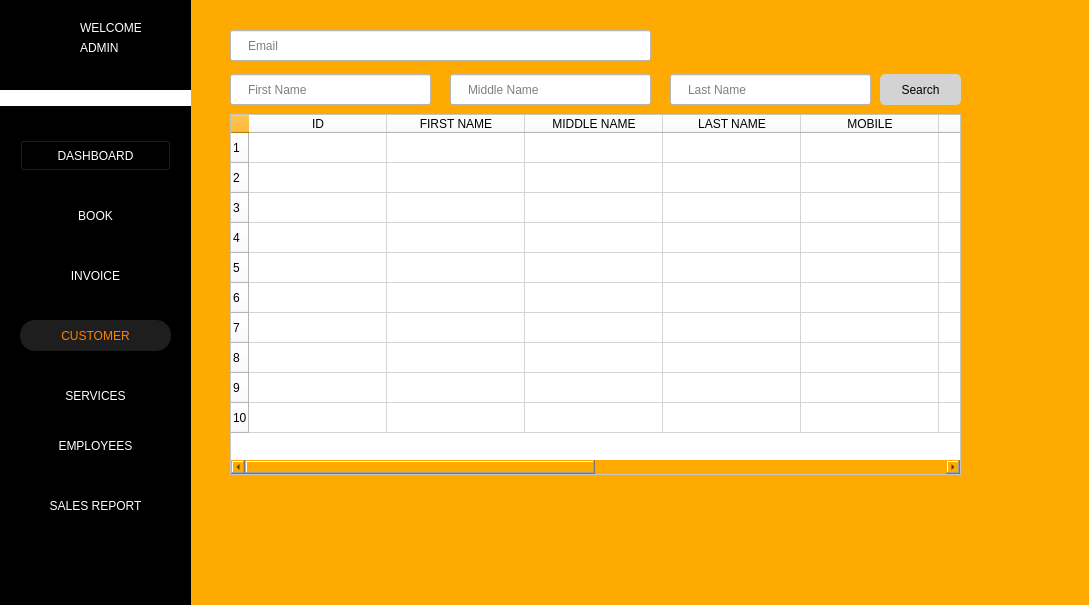
<?xml version="1.0" encoding="UTF-8"?>
<ui version="4.0">
 <class>CustomerWindow</class>
 <widget class="QWidget" name="CustomerWindow">
  <property name="geometry">
   <rect>
    <x>0</x>
    <y>0</y>
    <width>1089</width>
    <height>605</height>
   </rect>
  </property>
  <property name="windowTitle">
   <string>Form</string>
  </property>
  <property name="styleSheet">
   <string notr="true">background-color: rgb(255, 170, 0);</string>
  </property>
  <widget class="QPushButton" name="btn_dashboard">
   <property name="geometry">
    <rect>
     <x>20</x>
     <y>140</y>
     <width>151</width>
     <height>31</height>
    </rect>
   </property>
   <property name="styleSheet">
    <string notr="true">color: rgb(255, 255, 255);
background-color: rgb(0, 0, 0);
</string>
   </property>
   <property name="text">
    <string>DASHBOARD</string>
   </property>
  </widget>
  <widget class="QLabel" name="label_2">
   <property name="geometry">
    <rect>
     <x>0</x>
     <y>90</y>
     <width>191</width>
     <height>16</height>
    </rect>
   </property>
   <property name="styleSheet">
    <string notr="true">background-color: rgb(255, 255, 255);</string>
   </property>
   <property name="text">
    <string/>
   </property>
  </widget>
  <widget class="QLabel" name="txt_admin_name">
   <property name="geometry">
    <rect>
     <x>80</x>
     <y>40</y>
     <width>91</width>
     <height>16</height>
    </rect>
   </property>
   <property name="styleSheet">
    <string notr="true">color: rgb(255, 255, 255);
background-color: rgb(0, 0, 0);
</string>
   </property>
   <property name="text">
    <string>ADMIN</string>
   </property>
  </widget>
  <widget class="QLabel" name="label_33">
   <property name="geometry">
    <rect>
     <x>20</x>
     <y>20</y>
     <width>41</width>
     <height>41</height>
    </rect>
   </property>
   <property name="styleSheet">
    <string notr="true">border-style: none;
background-color: black;
</string>
   </property>
   <property name="text">
    <string/>
   </property>
   <property name="pixmap">
    <pixmap>../img/ARMS_LGO(1).png</pixmap>
   </property>
   <property name="scaledContents">
    <bool>true</bool>
   </property>
  </widget>
  <widget class="QPushButton" name="btn_services">
   <property name="geometry">
    <rect>
     <x>10</x>
     <y>380</y>
     <width>171</width>
     <height>31</height>
    </rect>
   </property>
   <property name="styleSheet">
    <string notr="true">border-style: none;
color: #fff;
color: rgb(255, 255, 255);
background-color: rgb(0, 0, 0);
</string>
   </property>
   <property name="text">
    <string>SERVICES</string>
   </property>
  </widget>
  <widget class="QPushButton" name="btn_customer">
   <property name="geometry">
    <rect>
     <x>20</x>
     <y>320</y>
     <width>151</width>
     <height>31</height>
    </rect>
   </property>
   <property name="styleSheet">
    <string notr="true">border-style: none;
color: #FC8100;
border-radius: 15px;
background-color: #1E1E1E;
</string>
   </property>
   <property name="text">
    <string>CUSTOMER</string>
   </property>
  </widget>
  <widget class="QLabel" name="label">
   <property name="geometry">
    <rect>
     <x>0</x>
     <y>0</y>
     <width>191</width>
     <height>621</height>
    </rect>
   </property>
   <property name="styleSheet">
    <string notr="true">background-color: rgb(0, 0, 0);</string>
   </property>
   <property name="text">
    <string/>
   </property>
  </widget>
  <widget class="QPushButton" name="btn_books">
   <property name="geometry">
    <rect>
     <x>20</x>
     <y>200</y>
     <width>151</width>
     <height>31</height>
    </rect>
   </property>
   <property name="styleSheet">
    <string notr="true">border-style: none;
color: #fff;
color: rgb(255, 255, 255);
background-color: rgb(0, 0, 0);
</string>
   </property>
   <property name="text">
    <string>BOOK</string>
   </property>
  </widget>
  <widget class="QPushButton" name="btn_settings">
   <property name="geometry">
    <rect>
     <x>10</x>
     <y>530</y>
     <width>31</width>
     <height>24</height>
    </rect>
   </property>
   <property name="styleSheet">
    <string notr="true">border-style: none;
background-color: rgb(0, 0, 0);</string>
   </property>
   <property name="text">
    <string/>
   </property>
   <property name="icon">
    <iconset>
     <normaloff>../img/settingsIM.png</normaloff>../img/settingsIM.png</iconset>
   </property>
   <property name="iconSize">
    <size>
     <width>20</width>
     <height>20</height>
    </size>
   </property>
  </widget>
  <widget class="QPushButton" name="btn_salesrep">
   <property name="geometry">
    <rect>
     <x>10</x>
     <y>490</y>
     <width>171</width>
     <height>31</height>
    </rect>
   </property>
   <property name="styleSheet">
    <string notr="true">border-style: none;
color: #fff;

color: rgb(255, 255, 255);
background-color: rgb(0, 0, 0);</string>
   </property>
   <property name="text">
    <string>SALES REPORT</string>
   </property>
  </widget>
  <widget class="QPushButton" name="btn_invoice">
   <property name="geometry">
    <rect>
     <x>20</x>
     <y>260</y>
     <width>151</width>
     <height>31</height>
    </rect>
   </property>
   <property name="styleSheet">
    <string notr="true">border-style: none;
color: #fff;
color: rgb(255, 255, 255);
background-color: rgb(0, 0, 0);
</string>
   </property>
   <property name="text">
    <string>INVOICE</string>
   </property>
  </widget>
  <widget class="QPushButton" name="btn_employees">
   <property name="geometry">
    <rect>
     <x>10</x>
     <y>430</y>
     <width>171</width>
     <height>31</height>
    </rect>
   </property>
   <property name="styleSheet">
    <string notr="true">border-style: none;
color: #fff;

color: rgb(255, 255, 255);
background-color: rgb(0, 0, 0);</string>
   </property>
   <property name="text">
    <string>EMPLOYEES</string>
   </property>
  </widget>
  <widget class="QLabel" name="label_13">
   <property name="geometry">
    <rect>
     <x>80</x>
     <y>20</y>
     <width>61</width>
     <height>16</height>
    </rect>
   </property>
   <property name="styleSheet">
    <string notr="true">color: rgb(255, 255, 255);
background-color: rgb(0, 0, 0);</string>
   </property>
   <property name="text">
    <string>WELCOME</string>
   </property>
  </widget>
  <widget class="QLineEdit" name="txt_customerlname">
   <property name="geometry">
    <rect>
     <x>670</x>
     <y>74</y>
     <width>201</width>
     <height>31</height>
    </rect>
   </property>
   <property name="styleSheet">
    <string notr="true">background-color: rgb(255, 255, 255);
padding-left: 15px;</string>
   </property>
   <property name="placeholderText">
    <string>Last Name</string>
   </property>
   <property name="clearButtonEnabled">
    <bool>false</bool>
   </property>
  </widget>
  <widget class="QLineEdit" name="txt_customerfname">
   <property name="geometry">
    <rect>
     <x>230</x>
     <y>74</y>
     <width>201</width>
     <height>31</height>
    </rect>
   </property>
   <property name="styleSheet">
    <string notr="true">background-color: rgb(255, 255, 255);
padding-left: 15px;</string>
   </property>
   <property name="placeholderText">
    <string>First Name</string>
   </property>
   <property name="clearButtonEnabled">
    <bool>false</bool>
   </property>
  </widget>
  <widget class="QLineEdit" name="txt_customermname">
   <property name="geometry">
    <rect>
     <x>450</x>
     <y>74</y>
     <width>201</width>
     <height>31</height>
    </rect>
   </property>
   <property name="styleSheet">
    <string notr="true">background-color: rgb(255, 255, 255);
padding-left: 15px;</string>
   </property>
   <property name="placeholderText">
    <string>Middle Name</string>
   </property>
   <property name="clearButtonEnabled">
    <bool>false</bool>
   </property>
  </widget>
  <widget class="QTableWidget" name="tbl_customer">
   <property name="geometry">
    <rect>
     <x>230</x>
     <y>114</y>
     <width>731</width>
     <height>361</height>
    </rect>
   </property>
   <property name="autoFillBackground">
    <bool>false</bool>
   </property>
   <property name="styleSheet">
    <string notr="true">background-color: white</string>
   </property>
   <property name="editTriggers">
    <set>QAbstractItemView::NoEditTriggers</set>
   </property>
   <property name="rowCount">
    <number>10</number>
   </property>
   <attribute name="horizontalHeaderDefaultSectionSize">
    <number>138</number>
   </attribute>
   <row/>
   <row/>
   <row/>
   <row/>
   <row/>
   <row/>
   <row/>
   <row/>
   <row/>
   <row/>
   <column>
    <property name="text">
     <string>ID</string>
    </property>
   </column>
   <column>
    <property name="text">
     <string>FIRST NAME</string>
    </property>
   </column>
   <column>
    <property name="text">
     <string>MIDDLE NAME</string>
    </property>
   </column>
   <column>
    <property name="text">
     <string>LAST NAME</string>
    </property>
   </column>
   <column>
    <property name="text">
     <string>MOBILE</string>
    </property>
   </column>
   <column>
    <property name="text">
     <string>EMAIL</string>
    </property>
   </column>
   <column>
    <property name="text">
     <string>MOBILE</string>
    </property>
   </column>
   <column>
    <property name="text">
     <string>ADDRESS</string>
    </property>
   </column>
   <column>
    <property name="text">
     <string>STATUS</string>
    </property>
   </column>
   <column>
    <property name="text">
     <string>REGISTERED</string>
    </property>
   </column>
  </widget>
  <widget class="QPushButton" name="search_btn">
   <property name="geometry">
    <rect>
     <x>880</x>
     <y>74</y>
     <width>81</width>
     <height>31</height>
    </rect>
   </property>
   <property name="styleSheet">
    <string notr="true">color: black;
background-color: lightgrey;
border-radius: 5px;
</string>
   </property>
   <property name="text">
    <string>Search</string>
   </property>
   <property name="icon">
    <iconset>
     <normaloff>img/plus-button.png</normaloff>img/plus-button.png</iconset>
   </property>
  </widget>
  <widget class="QLineEdit" name="txt_email">
   <property name="geometry">
    <rect>
     <x>230</x>
     <y>30</y>
     <width>421</width>
     <height>31</height>
    </rect>
   </property>
   <property name="styleSheet">
    <string notr="true">background-color: rgb(255, 255, 255);
padding-left: 15px;</string>
   </property>
   <property name="placeholderText">
    <string>Email</string>
   </property>
   <property name="clearButtonEnabled">
    <bool>false</bool>
   </property>
  </widget>
  <zorder>txt_customerfname</zorder>
  <zorder>label</zorder>
  <zorder>btn_dashboard</zorder>
  <zorder>label_2</zorder>
  <zorder>txt_admin_name</zorder>
  <zorder>label_33</zorder>
  <zorder>btn_services</zorder>
  <zorder>btn_customer</zorder>
  <zorder>btn_books</zorder>
  <zorder>btn_settings</zorder>
  <zorder>btn_salesrep</zorder>
  <zorder>btn_invoice</zorder>
  <zorder>btn_employees</zorder>
  <zorder>label_13</zorder>
  <zorder>txt_customerlname</zorder>
  <zorder>txt_customermname</zorder>
  <zorder>tbl_customer</zorder>
  <zorder>search_btn</zorder>
  <zorder>txt_email</zorder>
 </widget>
 <resources/>
 <connections/>
</ui>
